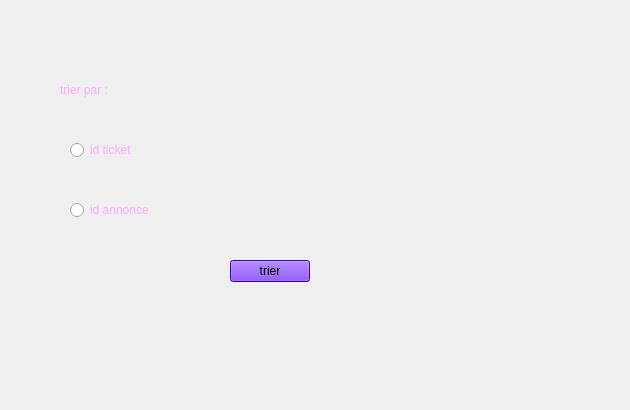
          <widget class="QWidget" name="tab_13">
           <attribute name="title">
            <string>trier</string>
           </attribute>
           <widget class="QLabel" name="label_20">
            <property name="geometry">
             <rect>
              <x>10</x>
              <y>0</y>
              <width>471</width>
              <height>321</height>
             </rect>
            </property>
            <property name="text">
             <string/>
            </property>
            <property name="pixmap">
             <pixmap>../../OneDrive/Documents/images/bg.jpg</pixmap>
            </property>
           </widget>
           <widget class="QLabel" name="label_45">
            <property name="geometry">
             <rect>
              <x>10</x>
              <y>-30</y>
              <width>611</width>
              <height>401</height>
             </rect>
            </property>
            <property name="text">
             <string/>
            </property>
            <property name="pixmap">
             <pixmap>../images/bg.jpg</pixmap>
            </property>
           </widget>
           <widget class="QLabel" name="label_58">
            <property name="geometry">
             <rect>
              <x>60</x>
              <y>80</y>
              <width>61</width>
              <height>20</height>
             </rect>
            </property>
            <property name="palette">
             <palette>
              <active>
               <colorrole role="WindowText">
                <brush brushstyle="SolidPattern">
                 <color alpha="255">
                  <red>255</red>
                  <green>170</green>
                  <blue>255</blue>
                 </color>
                </brush>
               </colorrole>
               <colorrole role="Button">
                <brush brushstyle="SolidPattern">
                 <color alpha="255">
                  <red>255</red>
                  <green>255</green>
                  <blue>255</blue>
                 </color>
                </brush>
               </colorrole>
               <colorrole role="Light">
                <brush brushstyle="SolidPattern">
                 <color alpha="255">
                  <red>255</red>
                  <green>255</green>
                  <blue>255</blue>
                 </color>
                </brush>
               </colorrole>
               <colorrole role="Midlight">
                <brush brushstyle="SolidPattern">
                 <color alpha="255">
                  <red>255</red>
                  <green>255</green>
                  <blue>255</blue>
                 </color>
                </brush>
               </colorrole>
               <colorrole role="Dark">
                <brush brushstyle="SolidPattern">
                 <color alpha="255">
                  <red>127</red>
                  <green>127</green>
                  <blue>127</blue>
                 </color>
                </brush>
               </colorrole>
               <colorrole role="Mid">
                <brush brushstyle="SolidPattern">
                 <color alpha="255">
                  <red>170</red>
                  <green>170</green>
                  <blue>170</blue>
                 </color>
                </brush>
               </colorrole>
               <colorrole role="Text">
                <brush brushstyle="SolidPattern">
                 <color alpha="255">
                  <red>255</red>
                  <green>170</green>
                  <blue>255</blue>
                 </color>
                </brush>
               </colorrole>
               <colorrole role="BrightText">
                <brush brushstyle="SolidPattern">
                 <color alpha="255">
                  <red>255</red>
                  <green>255</green>
                  <blue>255</blue>
                 </color>
                </brush>
               </colorrole>
               <colorrole role="ButtonText">
                <brush brushstyle="SolidPattern">
                 <color alpha="255">
                  <red>0</red>
                  <green>0</green>
                  <blue>0</blue>
                 </color>
                </brush>
               </colorrole>
               <colorrole role="Base">
                <brush brushstyle="SolidPattern">
                 <color alpha="255">
                  <red>255</red>
                  <green>255</green>
                  <blue>255</blue>
                 </color>
                </brush>
               </colorrole>
               <colorrole role="Window">
                <brush brushstyle="SolidPattern">
                 <color alpha="255">
                  <red>255</red>
                  <green>255</green>
                  <blue>255</blue>
                 </color>
                </brush>
               </colorrole>
               <colorrole role="Shadow">
                <brush brushstyle="SolidPattern">
                 <color alpha="255">
                  <red>0</red>
                  <green>0</green>
                  <blue>0</blue>
                 </color>
                </brush>
               </colorrole>
               <colorrole role="AlternateBase">
                <brush brushstyle="SolidPattern">
                 <color alpha="255">
                  <red>255</red>
                  <green>255</green>
                  <blue>255</blue>
                 </color>
                </brush>
               </colorrole>
               <colorrole role="ToolTipBase">
                <brush brushstyle="SolidPattern">
                 <color alpha="255">
                  <red>255</red>
                  <green>255</green>
                  <blue>220</blue>
                 </color>
                </brush>
               </colorrole>
               <colorrole role="ToolTipText">
                <brush brushstyle="SolidPattern">
                 <color alpha="255">
                  <red>0</red>
                  <green>0</green>
                  <blue>0</blue>
                 </color>
                </brush>
               </colorrole>
               <colorrole role="PlaceholderText">
                <brush brushstyle="SolidPattern">
                 <color alpha="128">
                  <red>0</red>
                  <green>0</green>
                  <blue>0</blue>
                 </color>
                </brush>
               </colorrole>
              </active>
              <inactive>
               <colorrole role="WindowText">
                <brush brushstyle="SolidPattern">
                 <color alpha="255">
                  <red>255</red>
                  <green>170</green>
                  <blue>255</blue>
                 </color>
                </brush>
               </colorrole>
               <colorrole role="Button">
                <brush brushstyle="SolidPattern">
                 <color alpha="255">
                  <red>255</red>
                  <green>255</green>
                  <blue>255</blue>
                 </color>
                </brush>
               </colorrole>
               <colorrole role="Light">
                <brush brushstyle="SolidPattern">
                 <color alpha="255">
                  <red>255</red>
                  <green>255</green>
                  <blue>255</blue>
                 </color>
                </brush>
               </colorrole>
               <colorrole role="Midlight">
                <brush brushstyle="SolidPattern">
                 <color alpha="255">
                  <red>255</red>
                  <green>255</green>
                  <blue>255</blue>
                 </color>
                </brush>
               </colorrole>
               <colorrole role="Dark">
                <brush brushstyle="SolidPattern">
                 <color alpha="255">
                  <red>127</red>
                  <green>127</green>
                  <blue>127</blue>
                 </color>
                </brush>
               </colorrole>
               <colorrole role="Mid">
                <brush brushstyle="SolidPattern">
                 <color alpha="255">
                  <red>170</red>
                  <green>170</green>
                  <blue>170</blue>
                 </color>
                </brush>
               </colorrole>
               <colorrole role="Text">
                <brush brushstyle="SolidPattern">
                 <color alpha="255">
                  <red>255</red>
                  <green>170</green>
                  <blue>255</blue>
                 </color>
                </brush>
               </colorrole>
               <colorrole role="BrightText">
                <brush brushstyle="SolidPattern">
                 <color alpha="255">
                  <red>255</red>
                  <green>255</green>
                  <blue>255</blue>
                 </color>
                </brush>
               </colorrole>
               <colorrole role="ButtonText">
                <brush brushstyle="SolidPattern">
                 <color alpha="255">
                  <red>0</red>
                  <green>0</green>
                  <blue>0</blue>
                 </color>
                </brush>
               </colorrole>
               <colorrole role="Base">
                <brush brushstyle="SolidPattern">
                 <color alpha="255">
                  <red>255</red>
                  <green>255</green>
                  <blue>255</blue>
                 </color>
                </brush>
               </colorrole>
               <colorrole role="Window">
                <brush brushstyle="SolidPattern">
                 <color alpha="255">
                  <red>255</red>
                  <green>255</green>
                  <blue>255</blue>
                 </color>
                </brush>
               </colorrole>
               <colorrole role="Shadow">
                <brush brushstyle="SolidPattern">
                 <color alpha="255">
                  <red>0</red>
                  <green>0</green>
                  <blue>0</blue>
                 </color>
                </brush>
               </colorrole>
               <colorrole role="AlternateBase">
                <brush brushstyle="SolidPattern">
                 <color alpha="255">
                  <red>255</red>
                  <green>255</green>
                  <blue>255</blue>
                 </color>
                </brush>
               </colorrole>
               <colorrole role="ToolTipBase">
                <brush brushstyle="SolidPattern">
                 <color alpha="255">
                  <red>255</red>
                  <green>255</green>
                  <blue>220</blue>
                 </color>
                </brush>
               </colorrole>
               <colorrole role="ToolTipText">
                <brush brushstyle="SolidPattern">
                 <color alpha="255">
                  <red>0</red>
                  <green>0</green>
                  <blue>0</blue>
                 </color>
                </brush>
               </colorrole>
               <colorrole role="PlaceholderText">
                <brush brushstyle="SolidPattern">
                 <color alpha="128">
                  <red>0</red>
                  <green>0</green>
                  <blue>0</blue>
                 </color>
                </brush>
               </colorrole>
              </inactive>
              <disabled>
               <colorrole role="WindowText">
                <brush brushstyle="SolidPattern">
                 <color alpha="255">
                  <red>127</red>
                  <green>127</green>
                  <blue>127</blue>
                 </color>
                </brush>
               </colorrole>
               <colorrole role="Button">
                <brush brushstyle="SolidPattern">
                 <color alpha="255">
                  <red>255</red>
                  <green>255</green>
                  <blue>255</blue>
                 </color>
                </brush>
               </colorrole>
               <colorrole role="Light">
                <brush brushstyle="SolidPattern">
                 <color alpha="255">
                  <red>255</red>
                  <green>255</green>
                  <blue>255</blue>
                 </color>
                </brush>
               </colorrole>
               <colorrole role="Midlight">
                <brush brushstyle="SolidPattern">
                 <color alpha="255">
                  <red>255</red>
                  <green>255</green>
                  <blue>255</blue>
                 </color>
                </brush>
               </colorrole>
               <colorrole role="Dark">
                <brush brushstyle="SolidPattern">
                 <color alpha="255">
                  <red>127</red>
                  <green>127</green>
                  <blue>127</blue>
                 </color>
                </brush>
               </colorrole>
               <colorrole role="Mid">
                <brush brushstyle="SolidPattern">
                 <color alpha="255">
                  <red>170</red>
                  <green>170</green>
                  <blue>170</blue>
                 </color>
                </brush>
               </colorrole>
               <colorrole role="Text">
                <brush brushstyle="SolidPattern">
                 <color alpha="255">
                  <red>127</red>
                  <green>127</green>
                  <blue>127</blue>
                 </color>
                </brush>
               </colorrole>
               <colorrole role="BrightText">
                <brush brushstyle="SolidPattern">
                 <color alpha="255">
                  <red>255</red>
                  <green>255</green>
                  <blue>255</blue>
                 </color>
                </brush>
               </colorrole>
               <colorrole role="ButtonText">
                <brush brushstyle="SolidPattern">
                 <color alpha="255">
                  <red>127</red>
                  <green>127</green>
                  <blue>127</blue>
                 </color>
                </brush>
               </colorrole>
               <colorrole role="Base">
                <brush brushstyle="SolidPattern">
                 <color alpha="255">
                  <red>255</red>
                  <green>255</green>
                  <blue>255</blue>
                 </color>
                </brush>
               </colorrole>
               <colorrole role="Window">
                <brush brushstyle="SolidPattern">
                 <color alpha="255">
                  <red>255</red>
                  <green>255</green>
                  <blue>255</blue>
                 </color>
                </brush>
               </colorrole>
               <colorrole role="Shadow">
                <brush brushstyle="SolidPattern">
                 <color alpha="255">
                  <red>0</red>
                  <green>0</green>
                  <blue>0</blue>
                 </color>
                </brush>
               </colorrole>
               <colorrole role="AlternateBase">
                <brush brushstyle="SolidPattern">
                 <color alpha="255">
                  <red>255</red>
                  <green>255</green>
                  <blue>255</blue>
                 </color>
                </brush>
               </colorrole>
               <colorrole role="ToolTipBase">
                <brush brushstyle="SolidPattern">
                 <color alpha="255">
                  <red>255</red>
                  <green>255</green>
                  <blue>220</blue>
                 </color>
                </brush>
               </colorrole>
               <colorrole role="ToolTipText">
                <brush brushstyle="SolidPattern">
                 <color alpha="255">
                  <red>0</red>
                  <green>0</green>
                  <blue>0</blue>
                 </color>
                </brush>
               </colorrole>
               <colorrole role="PlaceholderText">
                <brush brushstyle="SolidPattern">
                 <color alpha="128">
                  <red>0</red>
                  <green>0</green>
                  <blue>0</blue>
                 </color>
                </brush>
               </colorrole>
              </disabled>
             </palette>
            </property>
            <property name="text">
             <string>trier par :</string>
            </property>
           </widget>
           <widget class="QRadioButton" name="triticket">
            <property name="geometry">
             <rect>
              <x>70</x>
              <y>140</y>
              <width>85</width>
              <height>20</height>
             </rect>
            </property>
            <property name="palette">
             <palette>
              <active>
               <colorrole role="WindowText">
                <brush brushstyle="SolidPattern">
                 <color alpha="255">
                  <red>255</red>
                  <green>170</green>
                  <blue>255</blue>
                 </color>
                </brush>
               </colorrole>
              </active>
              <inactive>
               <colorrole role="WindowText">
                <brush brushstyle="SolidPattern">
                 <color alpha="255">
                  <red>255</red>
                  <green>170</green>
                  <blue>255</blue>
                 </color>
                </brush>
               </colorrole>
              </inactive>
              <disabled>
               <colorrole role="WindowText">
                <brush brushstyle="SolidPattern">
                 <color alpha="255">
                  <red>120</red>
                  <green>120</green>
                  <blue>120</blue>
                 </color>
                </brush>
               </colorrole>
              </disabled>
             </palette>
            </property>
            <property name="text">
             <string>id ticket</string>
            </property>
           </widget>
           <widget class="QRadioButton" name="triidant">
            <property name="geometry">
             <rect>
              <x>70</x>
              <y>200</y>
              <width>85</width>
              <height>20</height>
             </rect>
            </property>
            <property name="palette">
             <palette>
              <active>
               <colorrole role="WindowText">
                <brush brushstyle="SolidPattern">
                 <color alpha="255">
                  <red>255</red>
                  <green>170</green>
                  <blue>255</blue>
                 </color>
                </brush>
               </colorrole>
              </active>
              <inactive>
               <colorrole role="WindowText">
                <brush brushstyle="SolidPattern">
                 <color alpha="255">
                  <red>255</red>
                  <green>170</green>
                  <blue>255</blue>
                 </color>
                </brush>
               </colorrole>
              </inactive>
              <disabled>
               <colorrole role="WindowText">
                <brush brushstyle="SolidPattern">
                 <color alpha="255">
                  <red>120</red>
                  <green>120</green>
                  <blue>120</blue>
                 </color>
                </brush>
               </colorrole>
              </disabled>
             </palette>
            </property>
            <property name="text">
             <string>id annonce</string>
            </property>
           </widget>
           <widget class="QPushButton" name="trier_2">
            <property name="geometry">
             <rect>
              <x>230</x>
              <y>260</y>
              <width>80</width>
              <height>22</height>
             </rect>
            </property>
            <property name="cursor">
             <cursorShape>PointingHandCursor</cursorShape>
            </property>
            <property name="styleSheet">
             <string notr="true">background-color: rgb(85, 0, 255);</string>
            </property>
            <property name="text">
             <string>trier</string>
            </property>
           </widget>
          </widget>
